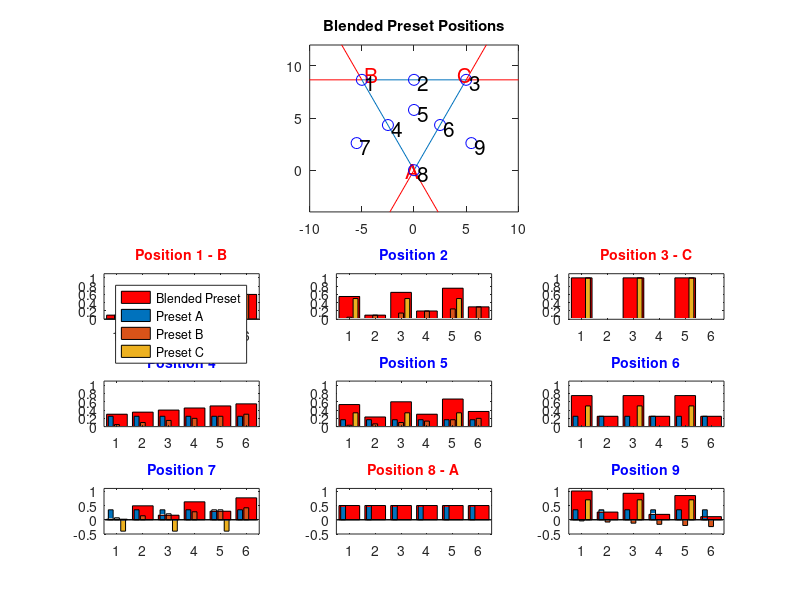

Here is the MATLAB script that generated this plot:

% % read continuous mouse position
% set (gcf, 'WindowButtonMotionFcn', @mouseMove);

% function mouseMove (object, eventdata)
% MOUSE = get (gca, 'CurrentPoint')
% P1 = [MOUSE(1,1);MOUSE(1,2)];

% Construct Equilateral triangle
sideLength = 10;

A = [0;0];
B = [-sideLength/2;sideLength*(sqrt(3)/2)];
C = [sideLength/2;sideLength*(sqrt(3)/2)];
sides = [A,B,C,A];



% test points
P1{1} = B;
P1{2} = (B+C)/2;
P1{3} = C;
P1{4} = (B+A)/2;
P1{5} = (A+B+C)/3;
P1{6} = (C+A)/2;
P1{7} = 0.3*C + 0.7*(B-C);
P1{8} = A;
P1{9} = 0.3*B -0.7*(B-C);

figure(2),clf
subplot(5,3,1:6)

% plot(A(1),A(2), 'r+')
% plot(B(1),B(2), 'r+')
% plot(C(1),C(2), 'r+')
plot(sides(1,:),sides(2,:)), hold on
axis([-10,10,-4,12])
axis equal
% plot(0,sideLength*(sqrt(3)/2)*(2/3),'b+')
% guide lines outside of triangle
plot([-1/2,0,1/2]*sideLength,[-(sqrt(3)/2),0,-(sqrt(3)/2)]*sideLength,'r')
plot([1,1/2,3/2]*sideLength,[sqrt(3),(sqrt(3)/2),(sqrt(3)/2)]*sideLength,'r')
plot([-1,-1/2,-3/2]*sideLength,[sqrt(3),(sqrt(3)/2),(sqrt(3)/2)]*sideLength,'r')

text(A(1)-0.8, A(2)-0.0, 'A','Color', 'red', 'FontSize', 15) 
text(B(1)+0.3, B(2)+0.5, 'B','Color', 'red', 'FontSize', 15) 
text(C(1)-0.8, C(2)+0.5, 'C','Color', 'red', 'FontSize', 15) 

title('\fontsize{15}Blended Preset Positions')
for i = 1:9
subplot(5,3,1:6)
plot(P1{i}(1), P1{i}(2), 'bo', 'MarkerSize', 8)
text(P1{i}(1)+0.3, P1{i}(2)-0.3, num2str(i), 'FontSize', 15) 
 
% test presets
presetA = [0.5,0.5,0.5,0.5,0.5,0.5];
presetB = [0.1,0.2,0.3,0.4,0.5,0.6];
presetC = [1 0 1 0 1 0];


% % lines from corners to point
%  lines = [P1{i},A,P1,B,P1,C];
% % plot(lines(1,:),lines(2,:))

%find vectors
vecA = [P1{i}-A];
vecB = [P1{i}-B];
vecC = [P1{i}-C];



% matrix equation for no orthogonal basis vectors https://math.stackexchange.com/questions/148199/equation-for-non-orthogonal-projection-of-a-point-onto-two-vectors-representing

M = [B,C];
Y = (M'*M)\M'*P1{i};
beta = Y(1);
gamma = Y(2);
alpha = 1-beta-gamma;

% plot(0,sideLength*alpha,'r+')
% plot(B(1)*beta,B(2)*beta, 'r+')
% plot(C(1)*gamma,C(2)*gamma, 'r+')

subplot(5,3,i+6)
% bar([alpha,beta,gamma]);
presetMix = (presetA * alpha) + (presetB*beta) + (presetC*gamma);
bar(presetMix,'r');
hold on
bar([(presetA' * alpha),(presetB'*beta),(presetC'*gamma)])

ylim([-0.0,1.1])
xlim([0.5, 6.5])
title(['\fontsize{14}Position ', num2str(i)], 'Color', 'blue')
% subplot(1,2,2)
% presetMix = (presetA * alpha) + (presetB*beta) + (presetC*gamma);
% bar(presetMix,'r');
% hold on
% bar([(presetA' * alpha),(presetB'*beta),(presetC'*gamma)])
% hold off

% ylim([-2,2])
% figure(1)
end
subplot(5,3,7)
legend('Blended Preset', 'Preset A', 'Preset B', 'Preset C', 'Location',  'NorthWest')

subplot(5,3,13)
ylim([-0.5,1.1])
subplot(5,3,14)
ylim([-0.5,1.1])
subplot(5,3,15)
ylim([-0.5,1.1])


subplot(5,3,7)
title(['\fontsize{14}Position ', num2str(1), ' - B'], 'Color', 'red')
subplot(5,3,9)
title(['\fontsize{14}Position ', num2str(3), ' - C'], 'Color', 'red')
subplot(5,3,14)
title(['\fontsize{14}Position ', num2str(8), ' - A'], 'Color', 'red')